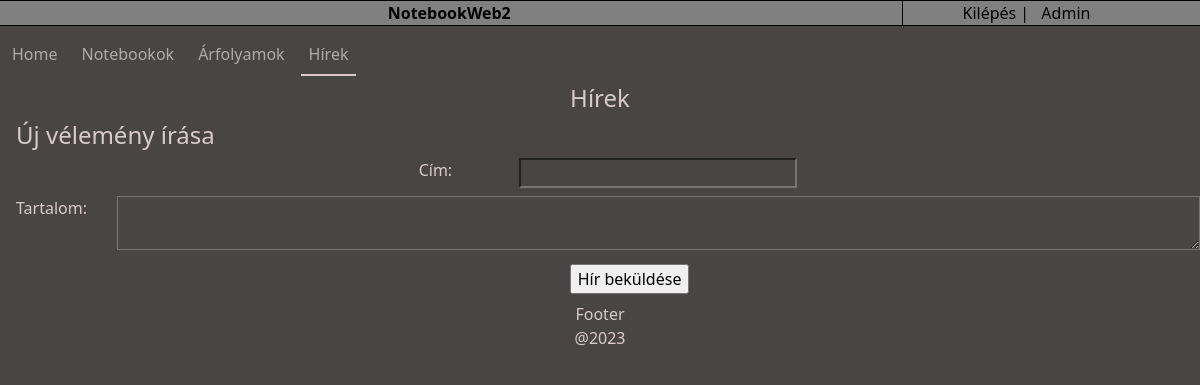
Before: /news (signed in) with the older database file.
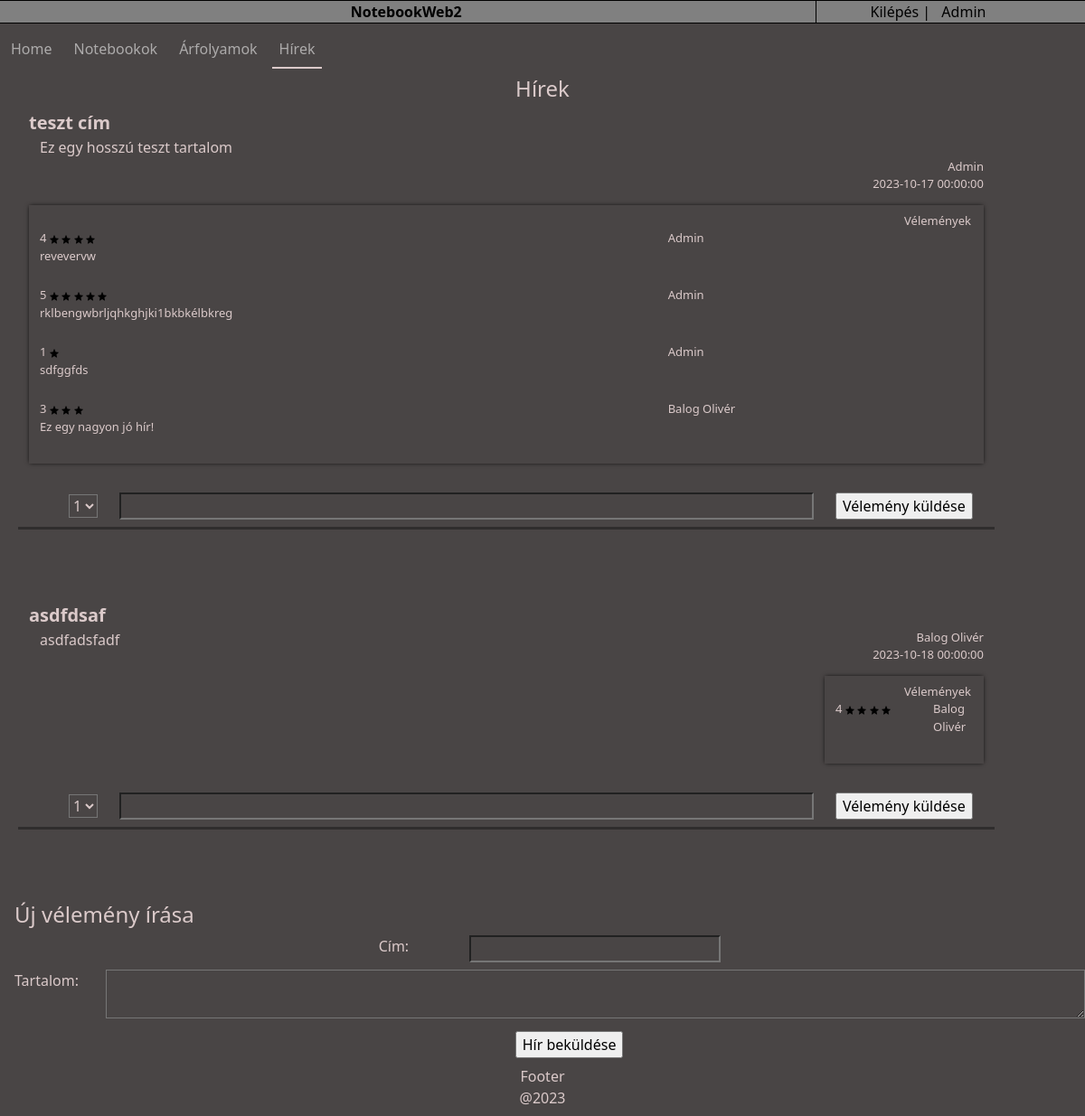
After: the same page with the newer database file.
### tables this page shows
CREATE TABLE `news` (
  `id` int(10) NOT NULL,
  `title` varchar(50) NOT NULL,
  `content` varchar(500) NOT NULL,
  `created_at` datetime NOT NULL DEFAULT current_timestamp(),
  `created_by` int(10) NOT NULL
);

CREATE TABLE `users` (
  `id` int(10) UNSIGNED NOT NULL,
  `name` varchar(255) NOT NULL,
  `email` varchar(255) NOT NULL,
  `password` varchar(255) NOT NULL
);

CREATE TABLE `news_rating` (
  `id` int(10) NOT NULL,
  `news_id` int(10) NOT NULL,
  `rating` int(1) NOT NULL,
  `rated_by` int(10) NOT NULL,
  `text_rate` varchar(50) NOT NULL
);

### app/Controllers/Controller.php (called while the page is built, shortened)
<?php
abstract class Controller
{
	protected RouteCollection $routes;
	protected $folder = null;
	public function __construct(RouteCollection $routes)
	{
		$this->routes = $routes;
	}
	public function view(string $view, array $variables = [])
	{
		$routes = $this->routes;
		if(!str_contains($view, '.php')) {
			$view .= '.php';
		}
		if($folder = $this->folder) {
			$view = $folder . DIRECTORY_SEPARATOR . $view;
		}
		return require_once view($view);
	}
}

### app/Controllers/NewsController.php (called while the page is built, shortened)
<?php
class NewsController extends Controller
{
    public function index()
    {
        $news = News::query()
            ->raw("
            SELECT news.*, users.name as username
            FROM news
            INNER JOIN users on news.created_by = users.id;
        ");
        return $this->view('index', [
            'news' => $news,
            'ratings' => Rating::query()->getAll(),
            'users' => User::query()->getAll()
        ]);
    }
}

### app/Helpers/Route.php (called while the page is built, shortened)
<?php
class Route
{
	public string $path = '/';
	private $controller;
	private $func;
	public function __construct(string $path, array $action)
	{
		$this->path = $path;
		$this->controller = $action[0];
		$this->func = $action[1];
	}
	public function handle(RouteCollection $routes, $method, ...$args)
	{
		$controller = $this->controller::resolve($routes);
		call_user_func_array([$controller, $this->func], $args);
	}
	public function getPath() : string
	{
		return $this->path;
	}
}

### public/index.php (called while the page is built, shortened)
<?php
require_once __DIR__ . '/../routes/web.php';
Router::invoke($routes);

### database/Sql.php (called while the page is built, shortened)
<?php
class Sql
{
	private $host;
	private $port;
	private $user;
	private $pass;
	private $database;
	private PDO $pdo;
	public static function make()
	{
		return (new static);
	}
	public function setConnection($host, $port, $user, $pass, $database): self
	{
		$this->host = $host;
		$this->port = $port;
		$this->user = $user;
		$this->pass = $pass;
		$this->database = $database;
		return $this;
	}
	public function makeConnection() {
		$dsn = 'mysql:host=' . $this->host . ';port=' . $this->port . ';dbname=' . $this->database;
		try {
			$this->pdo = new PDO($dsn, $this->user, $this->pass);
			$this->pdo->setAttribute(PDO::ATTR_ERRMODE, PDO::ERRMODE_EXCEPTION);
			return $this;
		} catch(PDOException $e) {
			echo "Sikertelen adatbázis kapcsolodás: " . $e->getMessage() . "<br>";
			throw new Exception($e->getMessage());
		}
	}
	public function getPdo() : PDO
	{
		return $this->pdo;
	}
}
?>

### app/Models/Model.php (called while the page is built, shortened)
<?php
abstract class Model implements ModelInterface, CrudInterface
{
	protected static $db = null;
	protected $table = null;
	protected $fetchMode = PDO::FETCH_ASSOC;
	public function __construct()
	{
		if (static::$db === null) {
			static::$db = Sql::make()
				->setConnection(DB_HOST, DB_PORT, DB_USER, DB_PASS, DB_NAME)
				->makeConnection()
				->getPdo();
		}
	}
	public static function query()
	{
		return (new static);
	}
	public function raw(string $query, $fetch = 'fetchAll')
	{
		return $this->db()
					->query($query)
			->{$fetch}($this->fetchMode);
	}
	public function getAll($joins = null): iterable
	{
		$query = "SELECT * FROM {$this->table}";
		return $this->db()
			->query($query)
			->fetchAll($this->fetchMode);
	}
	public function find($idOrKey, $value = null)
	{
		$key = 'id';
		if (is_int($idOrKey) && !$value) {
			$value = $idOrKey;
		}
		return $this->db()
			->query("SELECT * FROM {$this->table} WHERE $key = '$value'")
			->fetch($this->fetchMode);
	}
	public function db(): PDO
	{
		return static::$db;
	}
}

### app/Helpers/ReflectionResolver.php (called while the page is built, shortened)
<?php
class ReflectionResolver
{
	public static function resolve(string $class): object
	{
		$reflectionClass = new ReflectionClass($class);
		if (($constructor = $reflectionClass->getConstructor()) === null) {
			return $reflectionClass->newInstance();
		}
		$newInstanceParams = [];
		return $reflectionClass->newInstanceArgs(
			$newInstanceParams
		);
	}
}

### app/Helpers/helpers.php (called while the page is built, shortened)
<?php
function app($class) : object
{
	return ReflectionResolver::resolve($class);
}
function auth() : Auth
{
	return app(Auth::class);
}
function route(Route $route, $id = null) : string
{
 	if(str_contains($route->getPath(), '{id}') !== false) {
 		return str_replace('{id}', $id, $route->getPath());
	}
	return $route->getPath();
}

### app/Helpers/Auth.php (called while the page is built, shortened)
<?php
class Auth
{
	public static function check()
	{
		return isset($_SESSION['user_id']);
	}
	public static function id()
	{
		if(self::check()) {
			return (int) $_SESSION['user_id'];
		}
		return null;
	}
	public static function user() : ?object
	{
		if(self::check()) {
			return (object) User::query()->find(self::id());
		}
		return null;
	}
}

### app/Helpers/RouteCollection.php (called while the page is built, shortened)
<?php
class RouteCollection implements \Countable
{
	private array $routes = [];
	public function add(string $name, Route $route)
	{
		unset($this->routes[$name]);
		$this->routes[$name] = $route;
	}
	public function get(string $name) : ?Route
	{
		if(array_key_exists($name, $this->routes)) {
			return $this->routes[$name];
		}
		foreach($this->routes as $route) {
			if($route->getPath() == $name) {
				return $route;
			}
		}
		return null;
	}
}
?>

### resources/views/news/ratings.php (the view, shortened to what the changed rows need)
<div class="ratings">
    <div class="row d-flex justify-content-end mt-2">
        Vélemények
    </div>
    <?php
    foreach ($ratings as $rating) {
        if (isset($n) && $n['id'] == $rating['news_id']) {
            ?>
            <div class="row">
                <div class="col">
                    <?php
                    echo $rating["rating"]
                        ?>
                    <?php
                    for ($i = 0; $i < $rating["rating"]; $i++) {
                        ?>
                        <img src="/images/star.png" style="width: 10px;" />
                        <?php
                    }
                    ?>
                </div>
                <div class="col-4">
                    <?php
                    foreach ($users as $user) {
                        if (isset($rating) && $rating['rated_by'] == $user['id']) {
                            echo $user["name"];
                        }
                    }
                    ?>
                </div>
            </div>
            <div class="row mb-4">
                    <div class="col-4">
                        <?php echo $rating["text_rate"]; ?>
                    </div>
            </div>
        <?php } ?>
    <?php } ?>
</div>

### resources/views/news/index.php (shortened to what the changed rows need)
<?php
include(APP_ROOT . "/resources/views/layouts/header.php");
?>
<section>
    <div class="row">
        <?php foreach ($news as $n) { ?>
            <div class="row d-flex justify-content-start">
                <div class="new px-4 mx-4">
                    <div class="row news-title">
                        <?php echo $n['title']; ?>
                    </div>
                    <div class="row content">
                        <div class="col-10">
                            <?php echo $n['content']; ?>
                        </div>
                        <div class="col meta-info">
                            <div class="row d-flex justify-content-end">
                                <?php echo $n['username']; ?>
                            </div>
                            <div class="row d-flex justify-content-end">
                                <?php echo $n['created_at']; ?>
                            </div>
                            <div class="row d-flex justify-content-end">
                                <?php include(APP_ROOT . "/resources/views/news/ratings.php"); ?>
                            </div>
                        </div>
                    </div>
                    <div class="row mt-4">
                        <form method="POST" action="<?php echo route($routes->get('news.rate'), $n['id']); ?>" enctype=”multipart/form-data”>
                            <div class="row mt-2 d-flex justify-content-center">
                                <div class="col-1 d-flex align-items-center justify-content-end">
                                    <select name="rating" id="rating">
                                        <?php
                                        for ($i = 1; $i < 6; $i++) {
                                            ?>
                                            <option value="<?php echo $i ?>">
                                                <?php echo $i;
                                                ?>
                                            </option>
                                            <?php
                                        }
                                        ?>
                                    </select>
                                </div>
                                <div class="col">
                                    <input type="text" style="width: 100%;" name="text_rate" id="text_rate">
                                </div>
                                <div class="col-2">
                                    <input type="submit" value="Vélemény küldése" />
                                </div>
                            </div>
                        </form>
                    </div>
                </div>
            </div>
        <?php } ?>
    </div>
</section>
<?php
include(APP_ROOT . "/resources/views/layouts/footer.php");
?>

Changed rows visible on the page:
added news: title "teszt cím", content "Ez egy hosszú teszt tartalom", users.name "Admin", created_at "2023-10-17 00:00:00"
added news_rating: rating "4", text_rate "revevervw", shown under "teszt cím"
now on this page (row unchanged): users: name "Admin"
added news_rating: rating "5", text_rate "rklbengwbrljqhkghjki1bkbkélbkreg", shown under "teszt cím"
added news_rating: rating "1", text_rate "sdfggfds", shown under "teszt cím"
added news_rating: rating "3", text_rate "Ez egy nagyon jó hír!", shown under "teszt cím"
added users: name "Balog Olivér"
added news: title "asdfdsaf", content "asdfadsfadf", users.name "Balog Olivér", created_at "2023-10-18 00:00:00"
added news_rating: rating "4", shown under "asdfdsaf"
